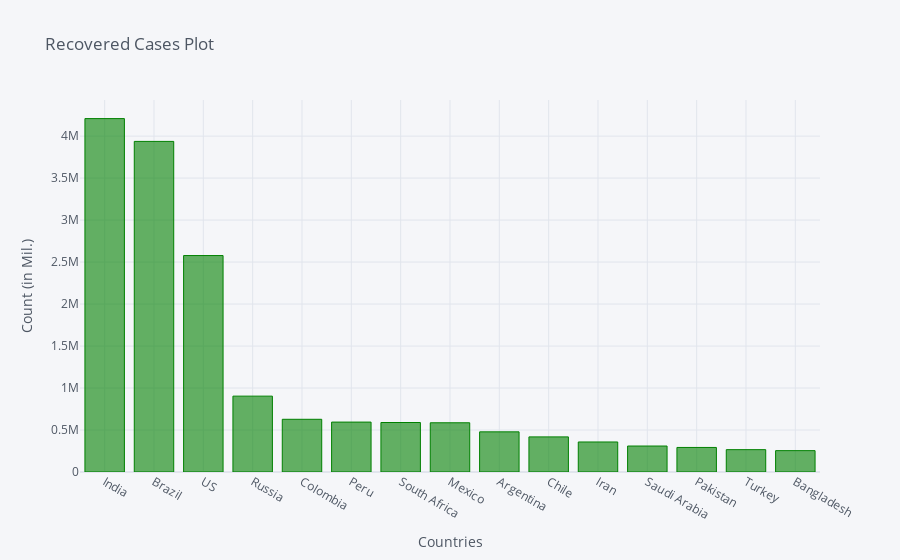

The notebook cell saved with this chart:
### Code cell
recovered_df2_plot.iplot(kind='bar', x='Country/Region', y='9/19/20',color='green',
                         title='Recovered Cases Plot',xTitle='Countries',yTitle='Count (in Mil.)')

### Figure 1 — Plotly figure (JSON) as saved in the notebook; plotly's stock layout.template omitted (floating-point values rounded to 4 significant figures)
{"data": [{"marker": {"color": "rgba(0, 128, 0, 0.6)", "line": {"color": "rgba(0, 128, 0, 1.0)", "width": 1}}, "name": "9/19/20", "orientation": "v", "text": "", "type": "bar", "x": ["India", "Brazil", "US", "Russia", "Colombia", "Peru", "South Africa", "Mexico", "Argentina", "Chile", "Iran", "Saudi Arabia", "Pakistan", "Turkey", "Bangladesh"], "y": [4208431, 3936893, 2577446, 903545, 627685, 594513, 589434, 586154, 478077, 418101, 357632, 309430, 292303, 266117, 254386]}], "layout": {"legend": {"bgcolor": "#F5F6F9", "font": {"color": "#4D5663"}}, "paper_bgcolor": "#F5F6F9", "plot_bgcolor": "#F5F6F9", "title": {"font": {"color": "#4D5663"}, "text": "Recovered Cases Plot"}, "xaxis": {"gridcolor": "#E1E5ED", "showgrid": true, "tickfont": {"color": "#4D5663"}, "title": {"font": {"color": "#4D5663"}, "text": "Countries"}, "zerolinecolor": "#E1E5ED"}, "yaxis": {"gridcolor": "#E1E5ED", "showgrid": true, "tickfont": {"color": "#4D5663"}, "title": {"font": {"color": "#4D5663"}, "text": "Count (in Mil.)"}, "zerolinecolor": "#E1E5ED"}}}
